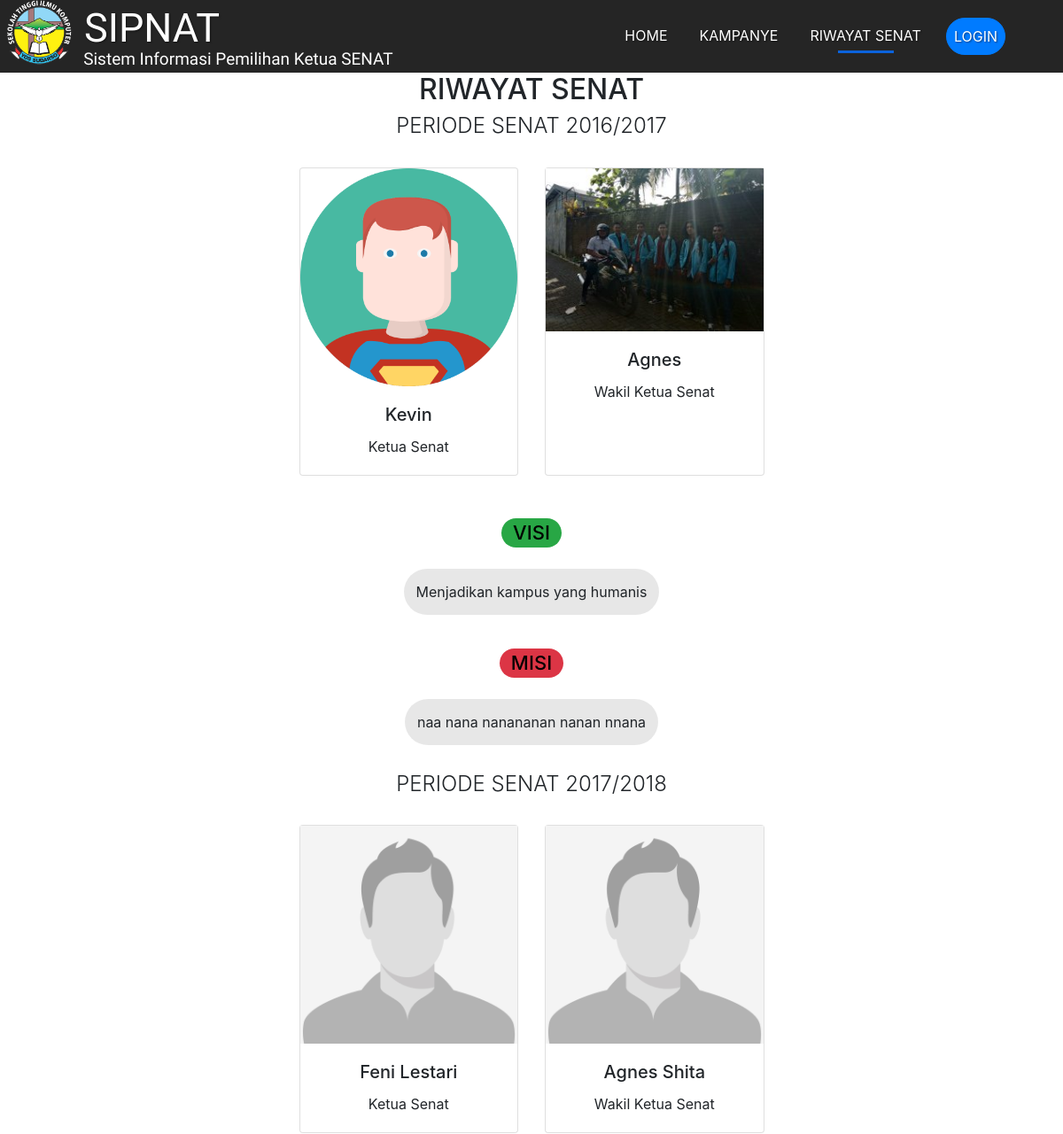
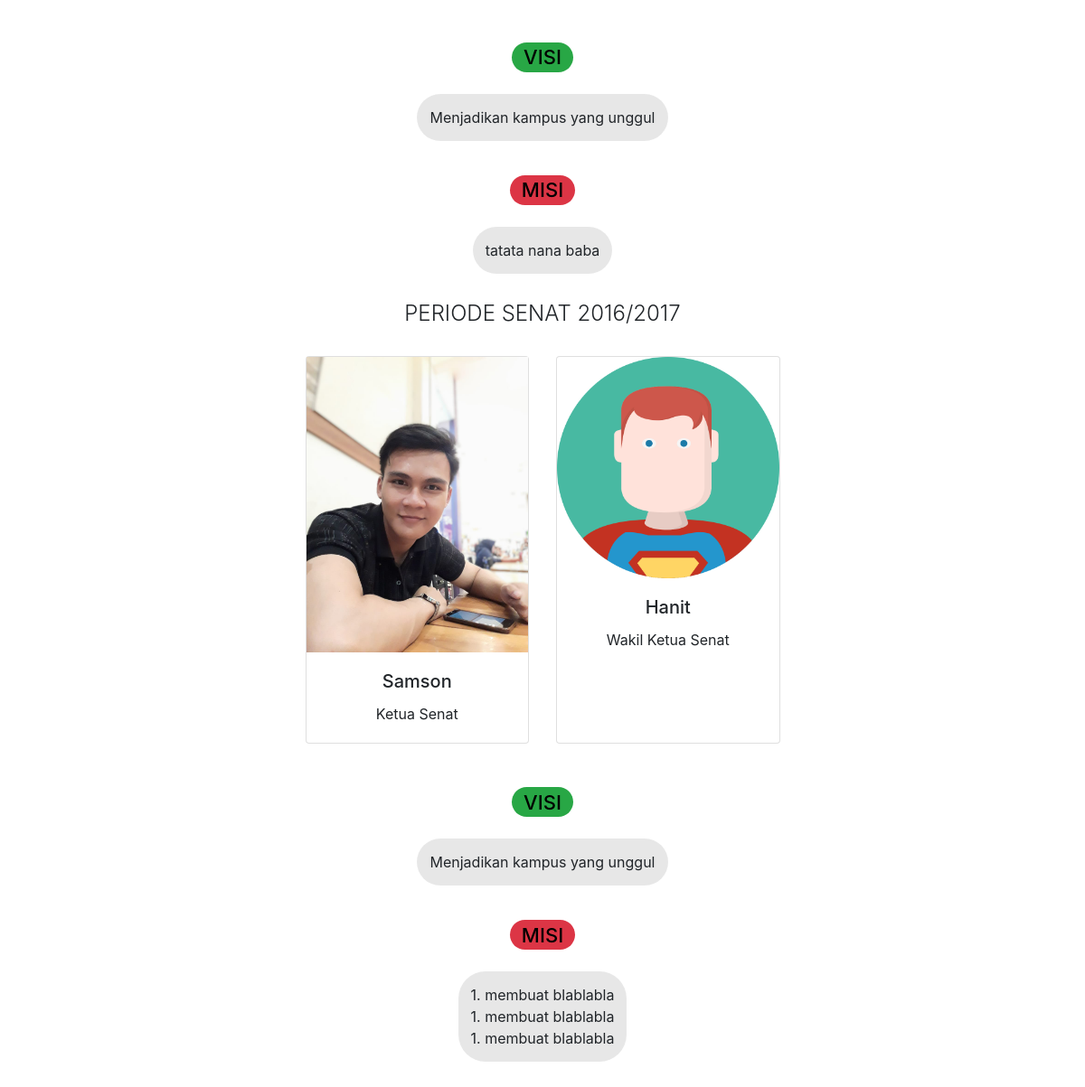
/index.php/home/riwayatsenat, run on the app's committed database (2 pictures, top to bottom).
### tables this page shows
CREATE TABLE `riwayat` (
  `id` int(5) NOT NULL,
  `th_jabatan` varchar(20) NOT NULL,
  `no_kandidat` int(5) NOT NULL,
  `ketua` varchar(255) NOT NULL,
  `wakil` varchar(255) NOT NULL,
  `visi` varchar(255) NOT NULL,
  `misi` varchar(255) NOT NULL,
  `fotoketua` varchar(50) NOT NULL,
  `fotowakil` varchar(50) NOT NULL
);

### application/controllers/Home.php (called while the page is built, shortened)
<?php
class Home extends CI_Controller
{
    public function riwayatsenat()
    {
        $data['riwayat'] = $this->db->get('riwayat')->result_array();
        $this->load->view('riwayatsenat', $data);
    }
}

### index.php (called while the page is built, shortened)
<?php
require_once BASEPATH.'core/CodeIgniter.php';

### application/views/riwayatsenat.php (the view, shortened to what this page needs)
<!doctype html>
<html lang="en">
<head>
    <link rel="stylesheet" href="../assets/css/reset.css">
    <link rel="stylesheet" href="https://stackpath.bootstrapcdn.com/bootstrap/4.1.3/css/bootstrap.min.css">
    <link rel="stylesheet" href="../assets/css/riwayat.css">
</head>
<body>
    <nav class="navbar  navbar-dark bg-dark navbar-expand-lg sticky-top">
        <div class="container">
            <img class="logo" src="<?= base_url('assets/img/logostikom.png') ?>">
            <a class="navbar-brand page-scroll" href="#home">SIPNAT</a>
            <h1 class="navbar-brand2">Sistem Informasi Pemilihan Ketua SENAT</h1>
            <div class="collapse navbar-collapse" id="navbarNavAltMarkup">
                <div class="navbar-nav ml-auto">
                    <a class="nav-item nav-link  page-scroll" href="<?= base_url('home') ?>">Home <span class="sr-only"></span></a>
                    <a class="nav-item nav-link" href="<?= base_url('home/kampanye'); ?>">Kampanye</a>
                    <a class="nav-item nav-link  active" href="<?= base_url('home/riwayatsenat'); ?>">Riwayat Senat</a>
                    <li class="nav-item dropdown">
                        <a class="nav-link nav-item nav-link btn btn-primary text-white tombol " href="#" id="navbarDropdownMenuLink" role="button" data-toggle="dropdown" aria-haspopup="true" aria-expanded="false">
                            Login
                        </a>
                    </li>
                </div>
            </div>
        </div>
    </nav>
    <div class="container">
        <div class="row">
            <div class="col-lg text-center">
                <h2><span>RIWAYAT SENAT</span> </h2>
            </div>
        </div>
    </div>
    <?php foreach ($riwayat as $riw) : ?>
        <div class="container mb-4">
            <div class="row periode">
                <div class="col-lg text-center">
                    <h4>PERIODE SENAT <?= $riw['th_jabatan']; ?> </h4>
                </div>
            </div>
        </div>
        <div class="container text-center ">
            <div class="row justify-content-center">
                <div class="col-6">
                    <div class="card-deck">
                        <div class="card">
                            <img class="img-fluid" src="<?= base_url('assets/img/profile/riwayat/') . $riw['fotoketua'];  ?>" alt="Responsive image">
                            <div class=" card-body">
                                <h5 class="card-title"><?= $riw['ketua']; ?></h5>
                                <p class="card-text">Ketua Senat</p>
                            </div>
                        </div>
                        <div class="card">
                            <img class="img-fluid" src="<?= base_url('assets/img/profile/riwayat/') . $riw['fotowakil']; ?>" alt="Responsive image">
                            <div class="card-body">
                                <h5 class="card-title"><?= $riw['wakil']; ?></h5>
                                <p class="card-text">Wakil Ketua Senat</p>
                            </div>
                        </div>
                    </div>
                </div>
            </div>
        </div>
        <div class="row mt-5 justify-content-center">
            <div class="col-md-auto visibtn text-center">
                <h2 class="badge badge-pill badge-success"><span>VISI</span> </h2>
            </div>
        </div>
        <div class="row mt-3 justify-content-center">
            <div class="col-mx-auto">
                <figure class="figurevisi visi">
                    <?= $riw['visi']; ?>
                </figure>
            </div>
        </div>
        <div class="row mt-2 justify-content-center">
            <div class="col-md-auto visibtn  text-center">
                <h2 class="badge badge-pill badge-danger"><span>MISI</span> </h2>
            </div>
        </div>
        <div class="row mt-3 justify-content-center">
            <div class="col-auto">
                <figure class="figuremisi misi">
                    <?= $riw['misi']; ?>
                </figure>
            </div>
        </div>
    <?php endforeach; ?>
</body>
</html>

### assets/css/riwayat.css (style rules this page uses)
.navbar { padding-top: 10px; background-color: rgba(0, 0, 0, 0.856) !important; }
.nav-item { color: #ffffff !important; }
.navbar-brand { font: 30px Poppins; z-index: 9; margin-bottom: -13px; margin-top: -17px; margin-left: 50px; color: #ffffff !important; font-weight: 600; }
.navbar-brand2 { font: 8px Poppins; z-index: 9; margin-bottom: -40px; margin-left: -190px; color: #ffffff !important; }
.logo { margin: -35px -107px -40px 25px; float: left; height: 48px; text-shadow: 1px 1px 1px rgba(0, 0, 0, 0.2); text-align: center; }
.tombol { border-radius: 40px; text-transform: uppercase; }
.visibtn h2 { font-size: 22px; color: #000000; font-weight: 500; }
.visi, .misi { background-color: #00000018; margin-bottom: 30px; border-radius: 30px; }
.figurevisi { padding: 14px; font-size: 16px; }
.figuremisi { padding: 14px; font-size: 16px; }
.periode h4 { font-weight: 350; }
@media (min-width: 992px) { .navbar { padding-top: 20px; padding-bottom: 20px; z-index: 99; background-color: rgba(0, 0, 0, 0.973); } }
@media (min-width: 992px) { .logo { margin: -50px -30px -40px -40px; float: left; height: 80px; text-shadow: 1px 1px 1px rgba(0, 0, 0, 0.2); text-align: center; } }
@media (min-width: 992px) { .navbar-brand { font: 45px Viga; z-index: 9; margin-left: 40px; margin-bottom: -10px; margin-top: -30px; } }
@media (min-width: 992px) { .navbar-brand2 { font: 19px Catamaran; z-index: 9; margin-bottom: -50px; margin-left: -170px; color: #ffffffc4; } }
@media (min-width: 992px) { .navbar-brand, .nav-link { color: white !important; text-shadow: 1px 1px 2px rgba(0, 0, 0, 0.5) } }
@media (min-width: 992px) { .nav-link { text-transform: uppercase; margin-right: 20px; } }
@media (min-width: 992px) { .nav-link:hover::after, .nav-link.active::after { content: ''; display: block; border-bottom: 3px solid #0B63DC; margin: auto; margin-bottom: -8px; width: 50%; padding-top: 5px; } }
.row { margin: 0; }

### data on the page
riwayat: th_jabatan "2016/2017", fotoketua (picture), ketua "Kevin", fotowakil (picture), wakil "Agnes", visi "Menjadikan kampus yang humanis", misi "naa nana nanananan nanan nnana"
riwayat: th_jabatan "2017/2018", fotoketua (placeholder picture), ketua "Feni Lestari", fotowakil (placeholder picture), wakil "Agnes Shita", visi "Menjadikan kampus yang unggul", misi "tatata nana baba"
riwayat: th_jabatan "2016/2017", fotoketua (picture), ketua "Samson", fotowakil (picture), wakil "Hanit", visi "Menjadikan kampus yang unggul", misi "1. membuat blablabla 1. membuat blablabla 1. membuat blablabla"
